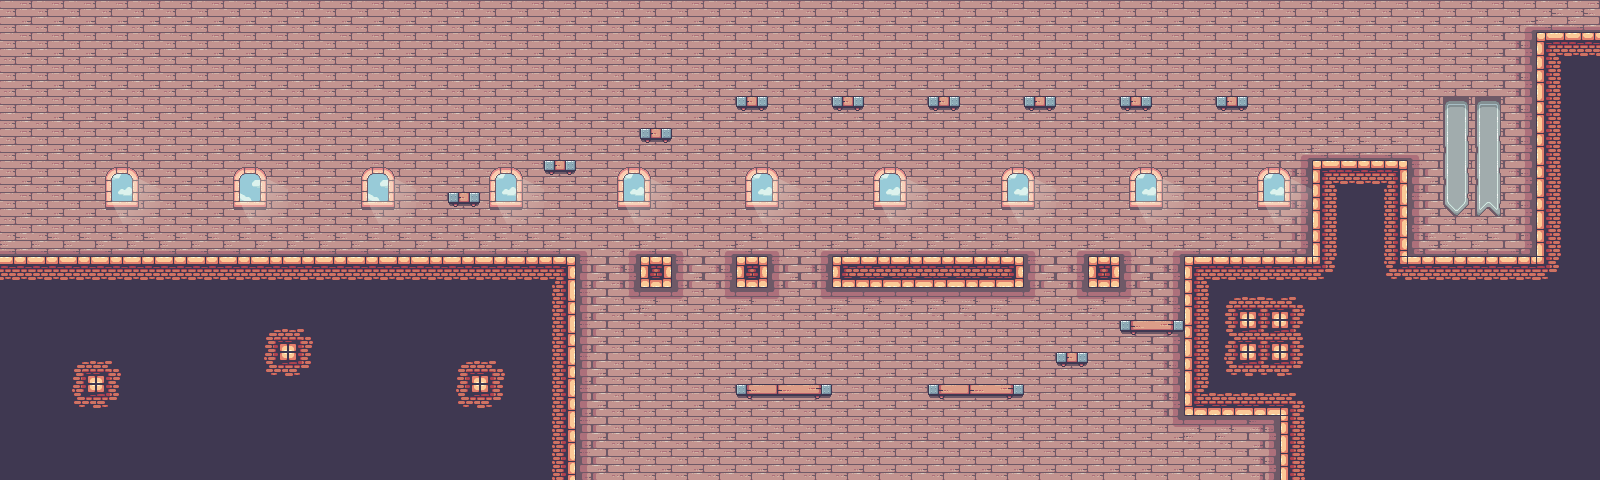

Below is a game level as drawn by its tile map, then a one-line description and the .tmx file that defines it, in full:
An orthogonal 50x15 tile map with 32x32 px tiles, 2 tile layers (Environment, Decorations), 2 tilesets.

<map version="1.10" tiledversion="1.11.0" orientation="orthogonal" renderorder="right-down" width="50" height="15" tilewidth="32" tileheight="32" infinite="0" nextlayerid="3" nextobjectid="1">
 <tileset firstgid="1" source="TileSets/Terrain.tsx" />
 <tileset firstgid="248" source="TileSets/Decorations.tsx" />
 <layer id="1" name="Environment" width="50" height="15">
  <data encoding="csv">
155,155,155,155,155,155,155,155,155,155,155,155,155,155,155,155,155,155,155,155,155,155,155,155,155,155,155,155,155,155,155,155,155,155,155,155,155,155,155,155,155,155,155,155,155,155,155,141,174,174,
155,155,155,155,155,155,155,155,155,155,155,155,155,155,155,155,155,155,155,155,155,155,155,155,155,155,155,155,155,155,155,155,155,155,155,155,155,155,155,155,155,155,155,155,155,155,155,156,21,22,
155,155,155,155,155,155,155,155,155,155,155,155,155,155,155,155,155,155,155,155,155,155,155,155,155,155,155,155,155,155,155,155,155,155,155,155,155,155,155,155,155,155,155,155,155,155,155,156,40,41,
155,155,155,155,155,155,155,155,155,155,155,155,155,155,155,155,155,155,155,155,155,155,155,155,155,155,155,155,155,155,155,155,155,155,155,155,155,155,155,155,155,155,155,155,155,155,155,156,40,41,
155,155,155,155,155,155,155,155,155,155,155,155,155,155,155,155,155,155,155,155,155,155,155,155,155,155,155,155,155,155,155,155,155,155,155,155,155,155,155,155,141,174,174,174,142,155,155,156,40,41,
155,155,155,155,155,155,155,155,155,155,155,155,155,155,155,155,155,155,155,155,155,155,155,155,155,155,155,155,155,155,155,155,155,155,155,155,155,155,155,155,156,21,22,23,154,155,155,156,40,41,
155,155,155,155,155,155,155,155,155,155,155,155,155,155,155,155,155,155,155,155,155,155,155,155,155,155,155,155,155,155,155,155,155,155,155,155,155,155,155,155,156,40,41,42,154,155,155,156,40,41,
174,174,174,174,174,174,174,174,174,174,174,174,174,174,174,174,174,174,142,141,174,142,141,174,142,141,174,174,174,174,174,174,142,141,174,142,141,174,174,174,175,40,41,42,173,174,174,175,40,41,
22,22,22,22,22,22,22,22,22,22,22,22,22,22,22,22,22,23,154,156,101,154,156,101,154,156,97,98,98,98,98,99,154,156,101,154,156,21,22,22,22,47,41,46,22,22,22,22,47,41,
41,41,41,41,41,41,41,41,41,41,41,41,41,41,41,41,41,42,154,160,136,161,160,136,161,160,136,136,136,136,136,136,161,160,136,161,156,40,27,49,28,41,41,41,41,41,41,41,41,41,
41,41,41,41,41,41,41,41,27,28,41,41,41,41,41,41,41,42,154,155,155,155,155,155,155,155,155,155,155,155,155,155,155,155,155,155,156,40,50,36,30,41,41,41,41,41,41,41,41,41,
41,41,27,28,41,41,41,41,46,47,41,41,41,41,27,28,41,42,154,155,155,155,155,155,155,155,155,155,155,155,155,155,155,155,155,155,156,40,46,31,47,41,41,41,41,41,41,41,41,41,
41,41,46,47,41,41,41,41,41,41,41,41,41,41,46,47,41,42,154,155,155,155,155,155,155,155,155,155,155,155,155,155,155,155,155,155,156,59,60,60,28,41,41,41,41,41,41,41,41,41,
41,41,41,41,41,41,41,41,41,41,41,41,41,41,41,41,41,42,154,155,155,155,155,155,155,155,155,155,155,155,155,155,155,155,155,155,160,136,136,137,40,41,41,41,41,41,41,41,41,41,
41,41,41,41,41,41,41,41,41,41,41,41,41,41,41,41,41,42,154,155,155,155,155,155,155,155,155,155,155,155,155,155,155,155,155,155,155,155,155,156,40,41,41,41,41,41,41,41,41,41
</data>
 </layer>
 <layer id="2" name="Decorations" width="50" height="15">
  <data encoding="csv">
0,0,0,0,0,0,0,0,0,0,0,0,0,0,0,0,0,0,0,0,0,0,0,0,0,0,0,0,0,0,0,0,0,0,0,0,0,0,0,0,0,0,0,0,0,0,0,0,0,0,
0,0,0,0,0,0,0,0,0,0,0,0,0,0,0,0,0,0,0,0,0,0,0,0,0,0,0,0,0,0,0,0,0,0,0,0,0,0,0,0,0,0,0,0,0,0,0,0,0,0,
0,0,0,0,0,0,0,0,0,0,0,0,0,0,0,0,0,0,0,0,0,0,0,0,0,0,0,0,0,0,0,0,0,0,0,0,0,0,0,0,0,0,0,0,0,0,0,0,0,0,
0,0,0,0,0,0,0,0,0,0,0,0,0,0,0,0,0,0,0,0,0,0,0,267,0,0,267,0,0,267,0,0,267,0,0,267,0,0,267,0,0,0,0,0,0,256,256,0,0,0,
0,0,0,0,0,0,0,0,0,0,0,0,0,0,0,0,0,0,0,0,267,0,0,0,0,0,0,0,0,0,0,0,0,0,0,0,0,0,0,0,0,0,0,0,0,263,263,0,0,0,
0,0,0,273,274,0,0,271,272,0,0,271,272,0,0,273,274,267,0,273,274,0,0,273,274,0,0,273,274,0,0,273,274,0,0,273,274,0,0,273,274,0,0,0,0,263,263,0,0,0,
0,0,0,280,281,0,0,278,279,0,0,278,279,0,267,280,281,0,0,280,281,0,0,280,281,0,0,280,281,0,0,280,281,0,0,280,281,0,0,280,281,0,0,0,0,277,270,0,0,0,
0,0,0,0,0,0,0,0,0,0,0,0,0,0,0,0,0,0,0,0,0,0,0,0,0,0,0,0,0,0,0,0,0,0,0,0,0,0,0,0,0,0,0,0,0,0,0,0,0,0,
0,0,0,0,0,0,0,0,0,0,0,0,0,0,0,0,0,0,0,0,0,0,0,0,0,0,0,0,0,0,0,0,0,0,0,0,0,0,0,0,0,0,0,0,0,0,0,0,0,0,
0,0,0,0,0,0,0,0,0,0,0,0,0,0,0,0,0,0,0,0,0,0,0,0,0,0,0,0,0,0,0,0,0,0,0,0,0,0,0,0,0,0,0,0,0,0,0,0,0,0,
0,0,0,0,0,0,0,0,0,0,0,0,0,0,0,0,0,0,0,0,0,0,0,0,0,0,0,0,0,0,0,0,0,0,0,264,266,0,0,0,0,0,0,0,0,0,0,0,0,0,
0,0,0,0,0,0,0,0,0,0,0,0,0,0,0,0,0,0,0,0,0,0,0,0,0,0,0,0,0,0,0,0,0,267,0,0,0,0,0,0,0,0,0,0,0,0,0,0,0,0,
0,0,0,0,0,0,0,0,0,0,0,0,0,0,0,0,0,0,0,0,0,0,0,264,265,266,0,0,0,264,265,266,0,0,0,0,0,0,0,0,0,0,0,0,0,0,0,0,0,0,
0,0,0,0,0,0,0,0,0,0,0,0,0,0,0,0,0,0,0,0,0,0,0,0,0,0,0,0,0,0,0,0,0,0,0,0,0,0,0,0,0,0,0,0,0,0,0,0,0,0,
0,0,0,0,0,0,0,0,0,0,0,0,0,0,0,0,0,0,0,0,0,0,0,0,0,0,0,0,0,0,0,0,0,0,0,0,0,0,0,0,0,0,0,0,0,0,0,0,0,0
</data>
 </layer>
</map>
